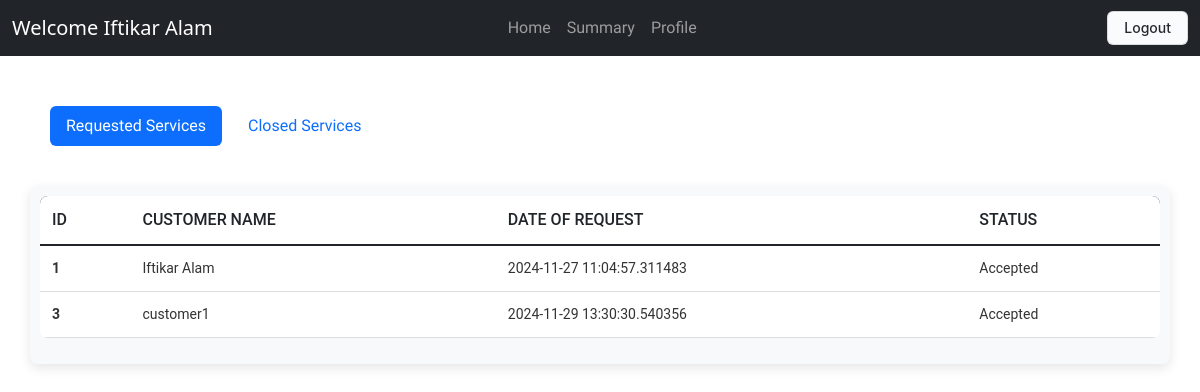
/professional/4 (signed in), run on the app's committed database.
### application/models.py (models this page shows)
class Professional(db.Model):
    id=db.Column(db.Integer, primary_key=True)
    user_id = db.Column(db.Integer, db.ForeignKey('user.id'), nullable = False)
    user = db.relationship('User', back_populates='professional')
    fullname= db.Column(db.String(80))
    address= db.Column(db.String(200))
    pincode=db.Column(db.Integer)
    phone_no=db.Column(db.Integer)
    service_id = db.Column(db.Integer, db.ForeignKey('service.id'))
    experience=db.Column(db.Integer)

class ServiceRequest(db.Model):
    id = db.Column(db.Integer, primary_key=True)
    customer_name = db.Column(db.String(150))
    professional_name = db.Column(db.String(150))
    service_name = db.Column(db.String(150))
    service_id = db.Column(db.Integer, db.ForeignKey('service.id'), nullable=False)
    customer_id = db.Column(db.Integer, db.ForeignKey('user.id'), nullable=False)
    professional_id = db.Column(db.Integer, db.ForeignKey('professional.id'))
    date_of_request = db.Column(db.DateTime)
    date_of_completion = db.Column(db.DateTime)
    status = db.Column(db.String(25), default="requested")
    remarks = db.Column(db.String(250))

### application/controllers.py (the view)
@app.route('/professional/<int:id>', methods=['GET','POST'])
@roles_required("professional")
def professional(id):
    user=Professional.query.filter_by(user_id=id).first()
    services=ServiceRequest.query.filter_by(professional_id=id)
    if user.user.is_blocked or not user.user.active:
        return abort(403)
    service_request=ServiceRequest.query.filter_by(professional_id=id)
    return render_template('professional_dashboard.html',user=user, services=services, service_request=service_request)

### templates/professional_dashboard.html (shortened to what this page needs)
<!DOCTYPE html>
<html lang="en">
<head>
    <link rel="stylesheet" href="/static/common.css">
    <link href="https://cdn.jsdelivr.net/npm/bootstrap@5.3.0-alpha1/dist/css/bootstrap.min.css" rel="stylesheet">
</head>
<body>
    <nav class="navbar navbar-expand-lg navbar-dark bg-dark">
      <div class="container-fluid">
          <a class="navbar-brand" href="#">Welcome {{user.fullname}}</a>
          <div class="collapse navbar-collapse" id="navbarNav" >
              <ul class="navbar-nav ms-auto" style="display: flex; justify-content: center; width: 100%; padding-right: 15%;" >
                  <li class="nav-item"><a class="nav-link" href="/professional/{{user.user_id}}">Home</a></li>
                  <li class="nav-item"><a class="nav-link" href="/summary/{{user.user_id}}">Summary</a></li>
                  <li class="nav-item"><a class="nav-link" href="/profile/{{user.user_id}}">Profile</a></li>
              </ul>
          </div>
          <div class="nav-link" style="display: flex;">
            <a href="/logout"> <button class="button-4">Logout</button></a>
          </div>
        </div>
    </nav>
  <main style="margin: 30px;">
    <ul class="nav nav-pills mb-3" id="pills-tab" role="tablist" style="padding: 20px;">
      <li class="nav-item" role="presentation">
        <button class="nav-link active" id="Requested-services-tab" data-bs-toggle="pill" data-bs-target="#Requested-services" type="button" role="tab" aria-controls="Requested-services" aria-selected="true"> Requested Services </button>
      </li>
      <li class="nav-item" role="presentation" style="margin-left: 10px;">
        <button class="nav-link" id="closed-services-tab" data-bs-toggle="pill" data-bs-target="#closed-services" type="button" role="tab" aria-controls="closed-services" aria-selected="false"> Closed Services </button>
      </li>
    </ul>
    <div class="tab-content" id="pills-tabContent">
      <div class="tab-pane fade show active" id="Requested-services" role="tabpanel" aria-labelledby="Requested-services-tab" tabindex="0">
        <div class="tableMain" >
          <table class="table">
              <thead>
                <tr>
                  <th scope="col">ID</th>
                  <th scope="col">Customer Name</th>
                  <th scope="col">Date of Request</th>
                  <th scope="col">Status</th>
                </tr>
              </thead>
              <tbody class="table-group-divider">
              {% for service in service_request %}
              {% if service.status != 'closed'%}
                <tr>
                  <th scope="row">{{loop.index}}</th>
                  <td>{{service.customer_name}}</td>
                  <td>{{service.date_of_request}}</td>
                  <td>{% if service.status == 'requested' %}
                    <a href="/accept_req/{{ service.id }}"><button class="button-29">Accept it? </button></a>
                    {% elif service.status == 'closed' %}
                    closed
                    {% elif service.status == 'accepted' %}
                    Accepted
                    {% else %}
                    Rejected
                    {% endif %}</td>
                </tr>
              {% endif %}
              {% endfor %}
              </tbody>
            </table>
       </div>
      </div>
    </div>
  </main>
</body>
</html>

### static/common.css (style rules this page uses)
body { font-family: "Josefin Sans", serif; }
li { font-family: "Rowdies", sans-serif; font-weight: 400; font-style: normal; }
.tableMain { width: 100%; overflow-x: auto; margin: 20px 0; padding: 10px; background-color: #f8f9fa; border-radius: 8px; box-shadow: 0 4px 12px rgba(0, 0, 0, 0.1); }
.table { width: 100%; border-collapse: collapse; font-family: 'Roboto', sans-serif; text-align: left; background-color: white; border-radius: 8px; overflow: hidden; }
.table thead { background-color: #012a52; color: white; font-size: 16px; text-transform: uppercase; }
.table thead th { padding: 12px; font-weight: 500; }
.table tbody tr { border-bottom: 1px solid #ddd; transition: background-color 0.2s ease; }
.table tbody td, .table tbody th { padding: 12px; font-size: 14px; color: #333; }
.table tbody td { vertical-align: middle; }
.button-4 { appearance: none; background-color: #FAFBFC; border: 1px solid rgba(27, 31, 35, 0.15); border-radius: 6px; box-shadow: rgba(27, 31, 35, 0.04) 0 1px 0, rgba(255, 255, 255, 0.25) 0 1px 0 inset; box-sizing: border-box; color: #24292E; cursor: pointer; display: inline-block; font-family: -apple-system, system-ui, "Segoe UI", Helvetica, Arial, sans-serif, "Apple Color Emoji", "Segoe UI Emoji"; font-size: 14px; font-weight: 500; line-height: 20px; list-style: none; padding: 6px 16px; position: relative; transition: background-color 0.2s cubic-bezier(0.3, 0, 0.5, 1); user-select: none; -webkit-user-select: none; touch-action: manipulation; vertical-align: middle; white-space: nowrap; word-wrap: break-word; }
.button-4:before { display: none; }

### data on the page
Professional: fullname "Iftikar Alam"
ServiceRequest: customer_name "Iftikar Alam", date_of_request "2024-11-27 11:04:57.311483", status "Accepted"
ServiceRequest: customer_name "customer1", date_of_request "2024-11-29 13:30:30.540356", status "Accepted"
